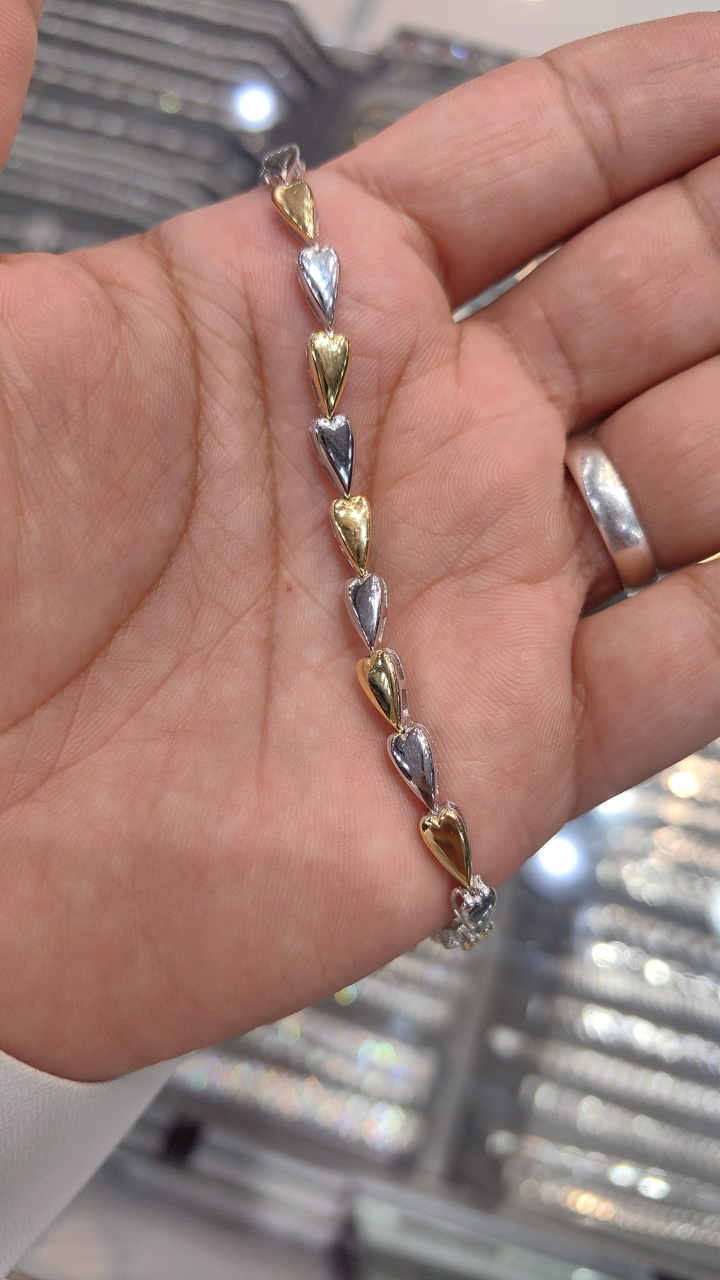
#> input picture reels/bracelets/src/bracelet-hearts.jpg, 2160 x 3840 px, given in place of plate.png, which was not available (shown at 1/3 size)
$ python render_decode.py ../bracelets/src/bracelet-hearts.jpg ../bracelets/src/bracelet-links.jpg ../bracelets/src/bracelet-links.jpg ../bracelets/src/bracelet-links.jpg
#> lines starting #> are read from the running program, lines starting #| are printed output that depends on the picture; after the words box and inside, x2 and y2 are one past the last pixel; in counts of white or black regions, pixels touching at a corner belong together
"""«نفكّ شفرة 925» — 30 s vertical reel: "فضة أصلية… ليش مو 100٪؟" decoded step by step.

usage: python3 render_decode.py <layers_dir> <out.mp4> [--stills sheet.jpg]
  layers_dir : output of ../layers.py on ../src/design-925.jpg
Voiceover: voiceover-mona-decode925.mp3 (ElevenLabs, Mona, white Saudi dialect). It is cut at its pauses
into the lines below and re-spaced; every scene is timed from those cuts.
"""
import os, sys, math, re, subprocess
import numpy as np, cv2
from PIL import Image, ImageDraw, ImageFont

HERE = os.path.dirname(os.path.abspath(__file__))
FONTS = os.path.join(HERE, "..", "fonts")
W, H, FPS, SR = 1080, 1920, 30, 48000
LAY, OUT = sys.argv[1], sys.argv[2]
STILLS = sys.argv[4] if len(sys.argv) > 4 and sys.argv[3] == "--stills" else None
VO_MP3 = os.path.join(HERE, "voiceover-mona-decode925.mp3")

# ------------------------------------------------------------------ voiceover lines (start, end in the take)
#  id, t_in, t_out, gap after (s)
VO = [
    ("real",    0.19, 1.30, 0.30),   # فضة أصلية…
    ("why100",  1.79, 3.60, 0.40),   # طيب ليش مو مية بالمية؟
    ("secret",  4.08, 5.21, 0.26),   # السر في هالرقم:
    ("n925",    5.64, 7.40, 0.36),   # تسعمية وخمسة وعشرين
    ("pure",    7.75, 10.65, 0.30),  # يعني اثنين وتسعين ونص بالمية فضة نقية
    ("alloy",  11.01, 13.26, 0.45),  # وسبعة ونص بالمية معادن ثانية
    ("ask",    13.70, 14.57, 0.32),  # ليش نضيفها؟
    ("soft",   14.93, 16.63, 0.22),  # لأن الفضة النقية ليّنة
    ("hard",   16.86, 20.97, 0.40),  # وهالإضافة تزيد صلابتها وتخليها أنسب لصناعة الحُلي
    ("name",   21.38, 23.68, 0.40),  # وهذي تُعرف بفضة الاسترليني
    ("now",    24.07, 24.53, 0.20),  # الحين،
    ("see",    24.75, 26.83, 0.26),  # إذا شفتي تسعمية وخمسة وعشرين…
    ("know",   27.12, 28.07, 0.30),  # تعرفين وش يعني
    ("save",   28.40, 30.66, 0.00),  # احفظي المعلومة قبل تختارين قطعتك
]
PAD, START, END_HOLD = 0.06, 0.12, 1.0
LT = {}           # id -> (t0, t1) in the final video
t = START
for k, a, b, g in VO:
    LT[k] = (t, t + (b - a)); t += (b - a) + g
TOTAL = t + END_HOLD
# scenes: (id, first line, last line)
SC = [("hook", "real", "why100"), ("num", "secret", "n925"), ("pure", "pure", "pure"), ("alloy", "alloy", "alloy"),
      ("why", "ask", "hard"), ("name", "name", "name"), ("end", "now", "save")]
SCENES = []
for i, (sid, a, b) in enumerate(SC):
    t0 = 0.0 if i == 0 else LT[a][0] - 0.22
    SCENES.append([sid, t0, None])
for i in range(len(SCENES)):
    SCENES[i][2] = SCENES[i + 1][1] if i + 1 < len(SCENES) else TOTAL

# ------------------------------------------------------------------ easing
def clamp(x, a=0.0, b=1.0): return max(a, min(b, x))
def prog(t, t0, t1): return clamp((t - t0) / (t1 - t0)) if t1 > t0 else float(t >= t0)
def eo(x): return 1 - (1 - x) ** 3
def eio(x): return 4 * x ** 3 if x < .5 else 1 - (-2 * x + 2) ** 3 / 2
def eb(x, s=1.7): x -= 1; return x * x * ((s + 1) * x + s) + 1
def lerp(a, b, x): return a + (b - a) * x

SILVER = (242, 240, 236)     # BGR
SILVER_D = (196, 192, 188)
GUN = (128, 118, 108)        # the 7.5%: a distinct cool gunmetal grey
INK = (36, 20, 10)

# ------------------------------------------------------------------ sprites
class Sprite:
    # [8 lines left out: function __init__, not called in this run]

def load_layer(name):
    im = cv2.imread(f"{LAY}/{name}.png", cv2.IMREAD_UNCHANGED).astype(np.float32)
    return Sprite(im[..., :3], im[..., 3] / 255.0)

# [17 lines left out: function put, not called in this run]

# ------------------------------------------------------------------ text (mixed Arabic / Latin, RTL) with soft shadow
_fc = {}
# [12 lines left out: functions font, _run_img, not called in this run]

class Text:
    """white-silver text sprite + a blurred navy shadow under it (contrast on the textured stone)"""
    # [25 lines left out: function __init__, not called in this run]

def ptext(cv, tx, cx, cy, op=1.0, scale=1.0, shine=None):
    put(cv, tx.sh, cx, cy, op=op, scale=scale)
    put(cv, tx.fg, cx, cy, op=op, scale=scale, shine=shine)

# ------------------------------------------------------------------ assets
PLATE = cv2.imread(f"{LAY}/plate.png")
#> PLATE is the input picture: shape (3840, 2160, 3); mean B, G, R 119, 126.6, 160.8
_m = np.zeros(PLATE.shape[:2], np.uint8); cv2.ellipse(_m, (700, 1085), (150, 100), -30, 0, 360, 255, -1)
#> after `cv2.ellipse(_m, (700, 1085), (150, 100), -30, 0, 360, 255, -1)`:
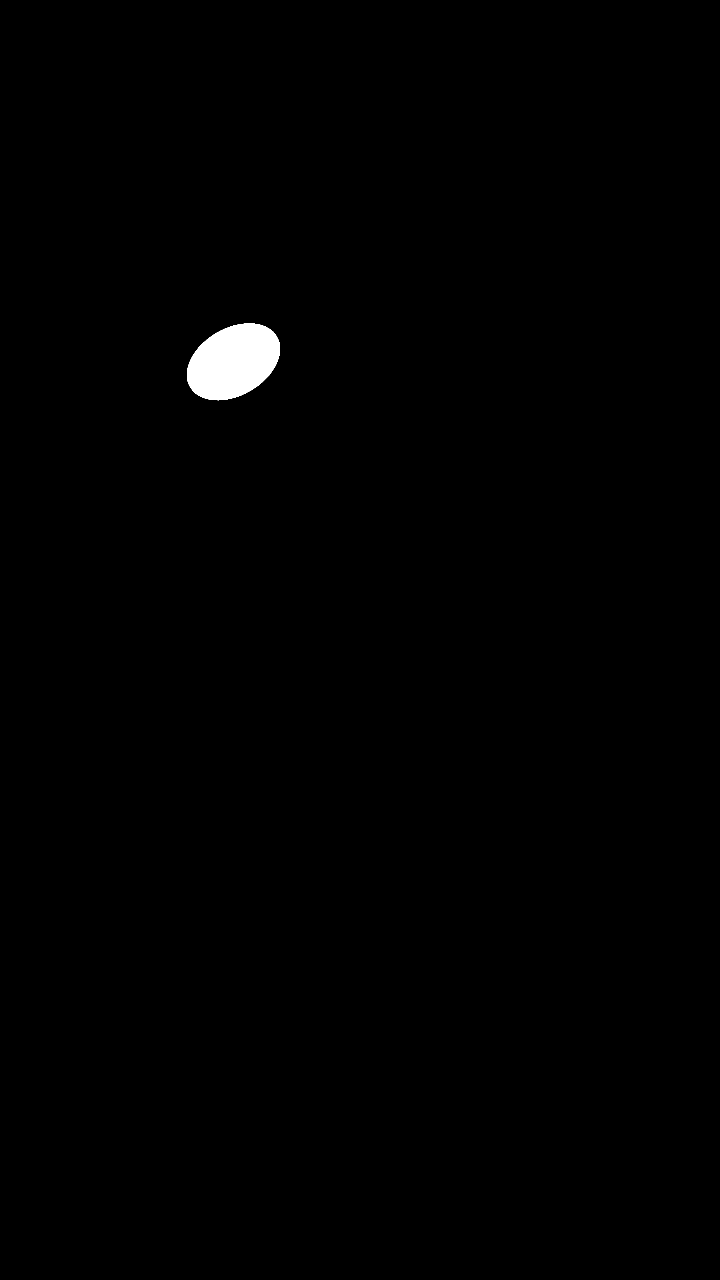
#> _m: shape (3840, 2160) (shown at 1/3 size); 0.57% white; 1 white region, box (x1, y1, x2, y2) and area: (561, 970, 840, 1201) 47432
_fill = cv2.inpaint(PLATE, _m, 15, cv2.INPAINT_TELEA).astype(np.float32)   # drop the ring's cast shadow
_tex = PLATE[1450:1650, 400:700].astype(np.float32); _tex -= cv2.GaussianBlur(_tex, (0, 0), 10)
#> after `_tex = PLATE[1450:1650, 400:700].astype(np.float32)`:
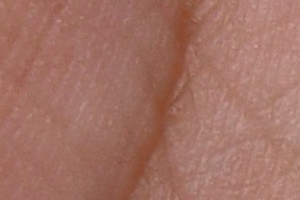
#> _tex: shape (200, 300, 3) float32; mean B, G, R 100.2, 113.2, 162.3
#> after `_tex -= cv2.GaussianBlur(_tex, (0, 0), 10)`:
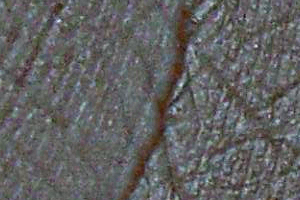
#> _tex: shape (200, 300, 3) float32; mean B, G, R 0, 0, 0; drawn with min black and max white
_fill[985:1185, 550:850] += _tex
_w = cv2.GaussianBlur(_m.astype(np.float32) / 255, (0, 0), 18)[..., None]
PLATE = PLATE.astype(np.float32) * (1 - _w) + cv2.GaussianBlur(_fill, (0, 0), 0.6) * _w
YY, XX = np.mgrid[0:H, 0:W].astype(np.float32)
VIG = (1 - 0.5 * np.clip((np.hypot((XX - W / 2) / (W / 2), (YY - H * 0.45) / (H / 2)) - 0.4) / 0.8, 0, 1))[..., None]
#> (the run stopped early here; a loop or call above may not have finished)

$ run again, on reels/bracelets/src/bracelet-links.jpg
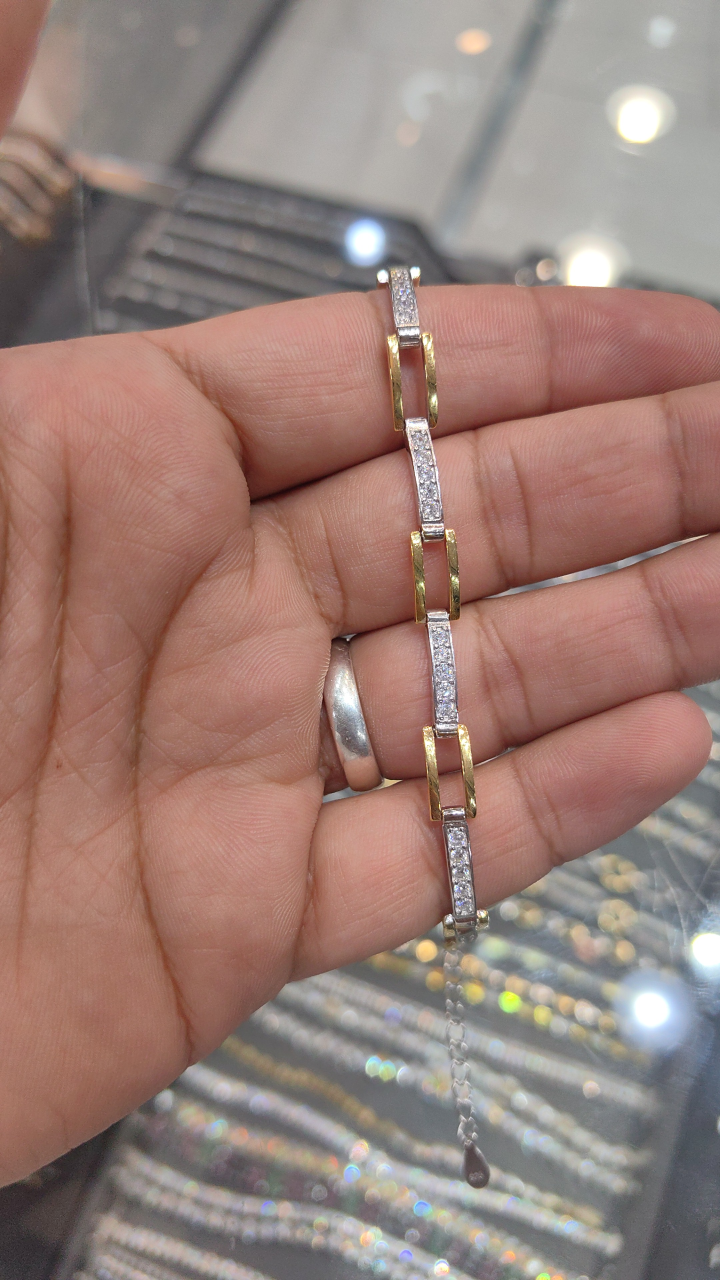
#> input picture reels/bracelets/src/bracelet-links.jpg, 2160 x 3840 px, given in place of plate.png, which was not available (shown at 1/3 size)
#> PLATE is the input picture: shape (3840, 2160, 3); mean B, G, R 119.7, 127.1, 153.9
#> _m: shape (3840, 2160); 0.57% white; 1 white region, box (x1, y1, x2, y2) and area: (561, 970, 840, 1201) 47432
#> `_tex = PLATE[1450:1650, 400:700].astype(np.float32)`:
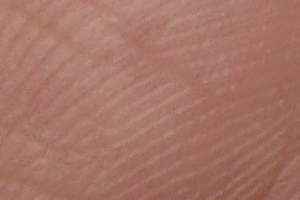
#> _tex: shape (200, 300, 3) float32; mean B, G, R 103.3, 116, 166.1
#> `_tex -= cv2.GaussianBlur(_tex, (0, 0), 10)`:
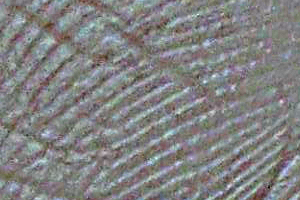
#> _tex: shape (200, 300, 3) float32; mean B, G, R 0, 0, 0; drawn with min black and max white
